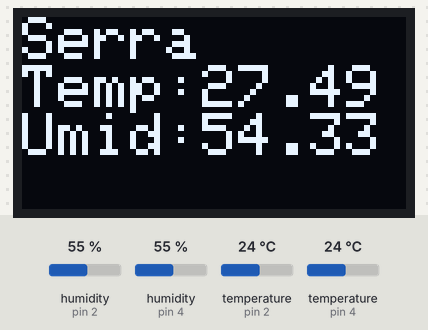
A sketch run on a simulated Arduino Uno, built with avr-gcc and run on an emulated ATmega328P. Parts: 128×64 one-colour display. The test bench sets the inputs (shaded band); at power-on: humidity (sensors on pin 2, pin 4) 55 %, temperature (sensors on pin 2, pin 4) 24 °C.

Above: at 4.2 s.
4.3 s: humidity (sensor on pin 2) set to 22 %
At 5.34 s:
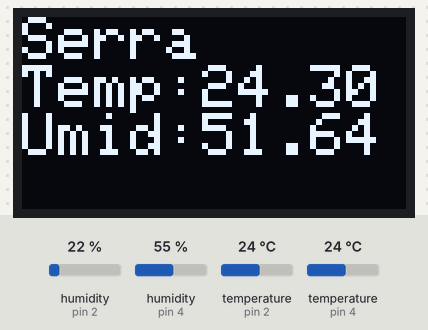
7.1 s: humidity (sensor on pin 4) set to 40 %
At 7.65 s:
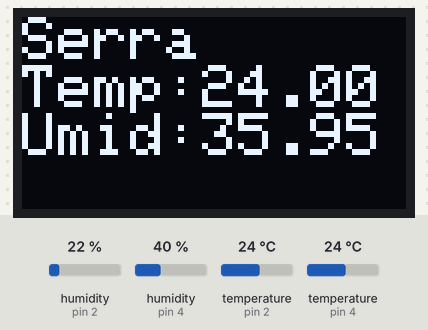
9.9 s: temperature (sensor on pin 2) set to 12 °C
At 11.8 s:
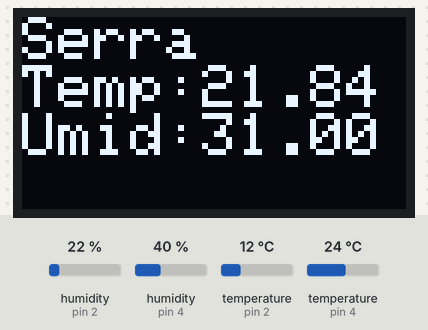
13.1 s: temperature (sensor on pin 4) set to 12 °C
At 13.87 s:
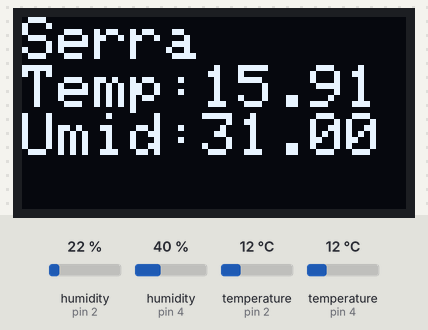
15.9 s: humidity (sensor on pin 2) set to 40 %
At 18.03 s:
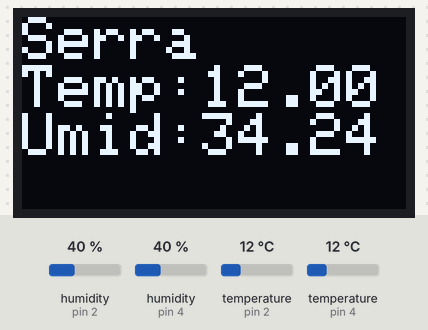
19.4 s: humidity (sensor on pin 4) set to 22 %
At 24.1 s:
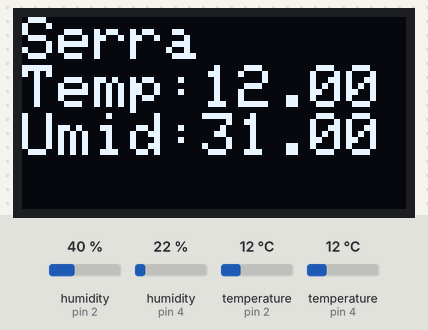

The sketch:

Controlled_temperature_box.ino
```cpp
#include "DHT.h"

#include <Wire.h>
#include <Adafruit_SSD1306.h>
#include <RTClib.h>

#define SCREEN_WIDTH 128
#define SCREEN_HEIGHT 64
#define OLED_RESET -1

#define r1 6

Adafruit_SSD1306 display(SCREEN_WIDTH, SCREEN_HEIGHT, &Wire, OLED_RESET);

#define lin 16

#define DHTPIN1 2
#define DHTPIN2 4
#define DHTTYPE DHT11
DHT dht1(DHTPIN1, DHTTYPE);
DHT dht2(DHTPIN2, DHTTYPE);

uint32_t tdis;
uint32_t tris;

bool acc = false;
bool failure = false;
#define tdes 50
#define delta 3
#define MAX_TEMP 80
#define MIN_TEMP 0

float T = 50;
float H = 50;

void setup() {


  Wire.begin();
  dht1.begin();
  dht2.begin();


  display.begin(SSD1306_SWITCHCAPVCC, 0x3C);

  // display2.begin(SSD1306_SWITCHCAPVCC, 0x68);
  // display2.clearDisplay();
  // display2.setTextSize(2);
  // display2.setTextColor(WHITE);
  // display2.setCursor(0, 0);
  // display2.print(F("Test dispaly 2"));


  display.clearDisplay();
  display.setTextSize(2);
  display.setTextColor(WHITE);
  display.setCursor(0, 0);

  display.print(F("Initializing"));

  display.display();

  pinMode(r1, OUTPUT);


  digitalWrite(r1, LOW);

  delay(3000);
}

void loop() {

  // luce di sopra
  if (millis() - tris > 100) {
    tris = millis();

    float t1 = dht1.readTemperature();
    float t2 = dht2.readTemperature();
    float h1 = dht1.readHumidity();
    float h2 = dht2.readHumidity();

    float t_mean;

    if (t1 < MIN_TEMP || t1 > MAX_TEMP) {
      if (t2 < MIN_TEMP || t2 > MAX_TEMP) {
        failure = true;
      } else {
        t_mean = t2;
      }
    } else if (t2 < MIN_TEMP || t2 > MAX_TEMP) {
      t_mean = t1;
    } else {
      t_mean = (t1 + t2) / 2;
    }
    T = T * 0.8 + t_mean * 0.2;

    H = H * 0.8 + ((h1 + h2) / 2) * 0.2;


    if (!failure) {

      if (t1 > tdes + 5 * delta || t2 > tdes + 5 * delta) {
        acc = false;
        digitalWrite(r1, LOW);
      } else {

        if (acc == false && T < (tdes - delta)) {
          acc = true;
          digitalWrite(r1, HIGH);
        }

        if (acc == true && T > (tdes + delta)) {
          acc = false;
          digitalWrite(r1, LOW);
        }
      }
    } else {
      digitalWrite(r1, LOW);
    }
  }


  if (millis() - tdis > 200) {

    display.setCursor(0, 0);
    display.clearDisplay();


    if (!failure) {

      display.println("Serra");
      display.print("Temp:");
      display.println(T);
      display.print("Umid:");
      display.println(H);
      display.display();
      tdis = millis();
    } else {
      display.println("Failure");
      display.display();
    }
  }
}
```
